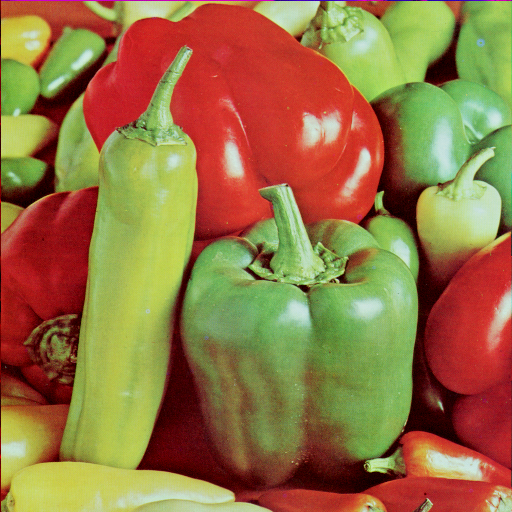
#> input picture Dataset/4.2.07.tiff, 512 x 512 px, found by its file name
$ python '03 low pass filters.py'
#> lines starting #> are read from the running program, lines starting #| are printed output that depends on the picture
import cv2
import matplotlib.pyplot as plt


def main():

    path = "D:\\Youtube Code\\Python\\Python OpenCV3\\Python-OpenCV3\\Dataset\\"
    imgpath =  path + "4.2.07.tiff"
    img = cv2.imread(imgpath, 1)
#> img is the input picture: shape (512, 512, 3); mean B, G, R 66.5, 115.6, 149.8
    img = cv2.cvtColor(img, cv2.COLOR_BGR2RGB)


    box = cv2.boxFilter(img, -1, (53, 53))
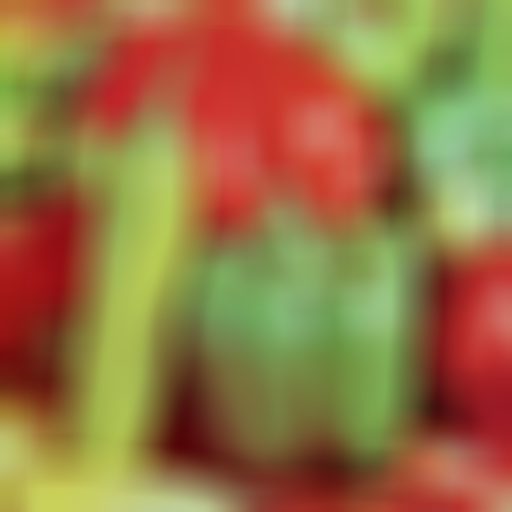
#> box: shape (512, 512, 3); mean R, G, B 149.9, 115.8, 66.5

    blur = cv2.blur(img, (13, 13))
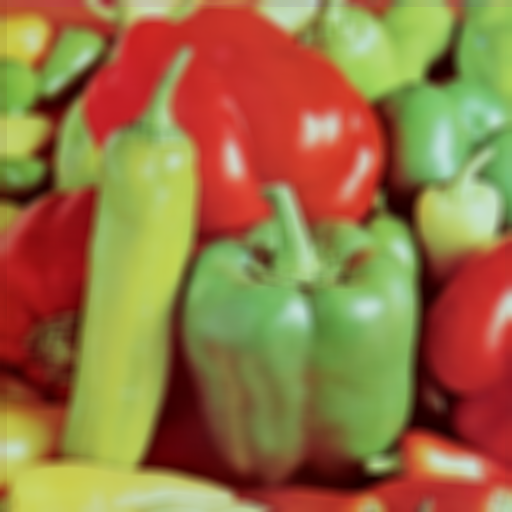
#> blur: shape (512, 512, 3); mean R, G, B 149.9, 115.8, 66.5

    gaussian = cv2.GaussianBlur(img, (37, 37), 0)
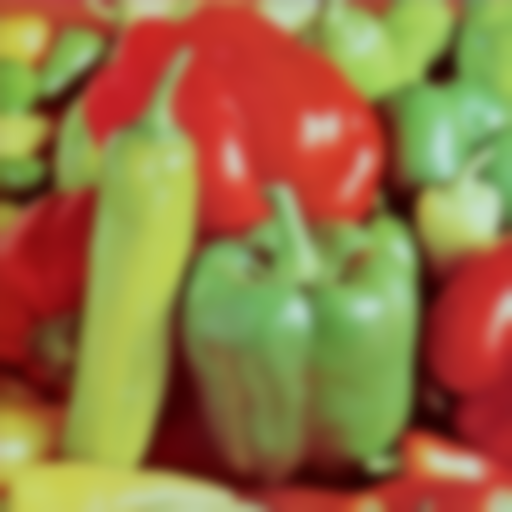
#> gaussian: shape (512, 512, 3); mean R, G, B 149.9, 115.8, 66.5

    titles = ['Original Image', 'Box Filter',
              'Blur', 'Gaussian Blur']

    outputs = [img, box, blur, gaussian]


    for i in range(4):
        plt.subplot(2, 2, i+1)
        plt.imshow(outputs[i])
        plt.title(titles[i])
        plt.xticks([])
        plt.yticks([])
    plt.show()
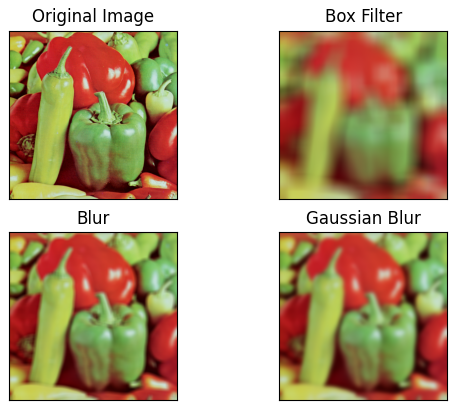
#> figure drawn by matplotlib, 4 panels

if __name__ == "__main__":
    main()

$ run again, with Dataset/4.1.03.tiff copied over Dataset/4.2.07.tiff
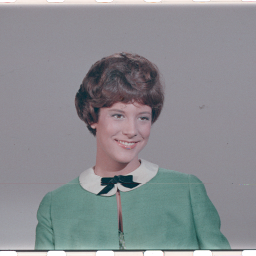
#> input picture Dataset/4.1.03.tiff, 256 x 256 px, found by its file name
#> in main, img is the input picture: shape (256, 256, 3); mean B, G, R 144, 140, 137.6
#> in main, `box = cv2.boxFilter(img, -1, (53, 53))`:
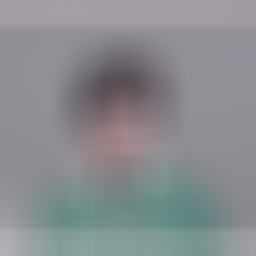
#> box: shape (256, 256, 3); mean R, G, B 137.2, 139.6, 143.7
#> in main, `plt.show()`:
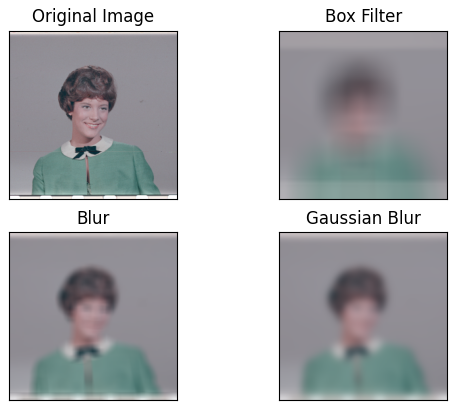
#> figure drawn by matplotlib, 4 panels
